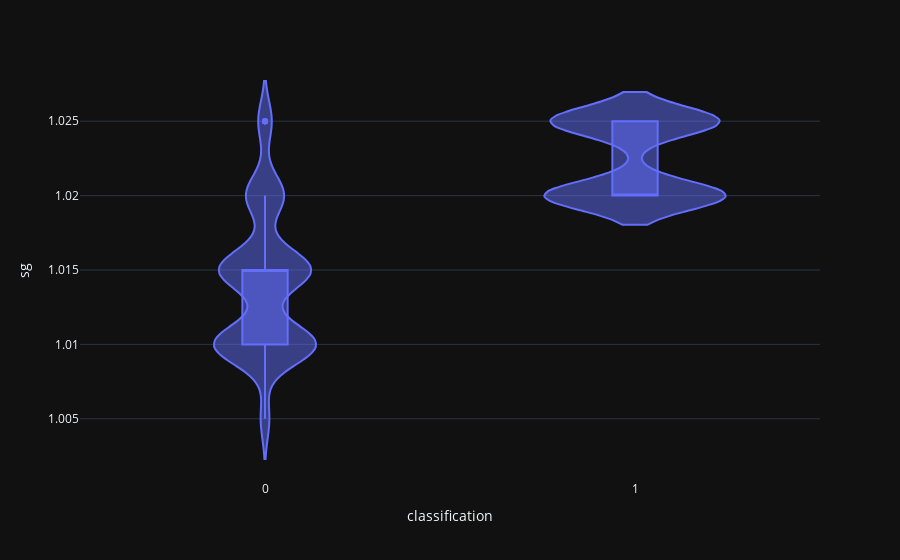

This figure's notebook cell:
### Code cell
violin('sg')

### Figure 1 — Plotly figure (JSON) as saved in the notebook; plotly's stock layout.template omitted (floating-point values rounded to 4 significant figures; data arrays with more than 128 entries replaced by an {"elided": "..."} marker saying what was removed)
{"data": [{"alignmentgroup": "True", "box": {"visible": true}, "hovertemplate": "classification=%{x}<br>sg=%{y}<extra></extra>", "legendgroup": "", "marker": {"color": "#636efa"}, "name": "", "offsetgroup": "", "orientation": "v", "scalegroup": "True", "showlegend": false, "type": "violin", "x": {"elided": "400 int values"}, "x0": " ", "xaxis": "x", "y": {"elided": "400 float values"}, "y0": " ", "yaxis": "y"}], "layout": {"legend": {"tracegroupgap": 0}, "margin": {"t": 60}, "violinmode": "group", "xaxis": {"anchor": "y", "domain": [0, 1], "title": {"text": "classification"}}, "yaxis": {"anchor": "x", "domain": [0, 1], "title": {"text": "sg"}}}}
